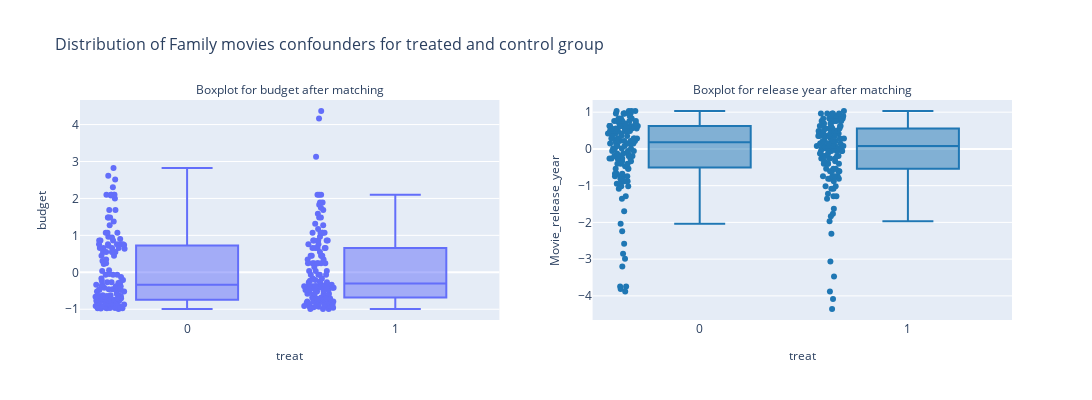

The code cell stored with this chart in its notebook:
### Markdown cell above
Let's check that the main bias are well balanced between the two groups after matching.

### Code cell
confounder_distribution(balanced_family_movies, 'treat' ,'budget', 'Movie_release_year', balanced=True)
print_mean_std(balanced_treatment, balanced_control, 'budget')
print_mean_std(balanced_treatment, balanced_control, 'Movie_release_year')

### Figure 1 — Plotly figure (JSON) as saved in the notebook; plotly's stock layout.template omitted (floating-point values rounded to 4 significant figures; data arrays with more than 128 entries replaced by an {"elided": "..."} marker saying what was removed)
{"data": [{"alignmentgroup": "True", "boxpoints": "all", "hovertemplate": "treat=%{x}<br>budget=%{y}<extra></extra>", "legendgroup": "", "marker": {"color": "#636efa"}, "name": "", "notched": false, "offsetgroup": "", "orientation": "v", "showlegend": false, "type": "box", "x": {"elided": "264 int values"}, "x0": " ", "xaxis": "x", "y": {"elided": "264 float values"}, "y0": " ", "yaxis": "y"}, {"alignmentgroup": "True", "boxpoints": "all", "hovertemplate": "treat=%{x}<br>Movie_release_year=%{y}<extra></extra>", "legendgroup": "", "marker": {"color": "#1f77b4"}, "name": "", "notched": false, "offsetgroup": "", "orientation": "v", "showlegend": false, "type": "box", "x": {"elided": "264 int values"}, "x0": " ", "xaxis": "x2", "y": {"elided": "264 float values"}, "y0": " ", "yaxis": "y2"}], "layout": {"annotations": [{"font": {"size": 12}, "showarrow": false, "text": "Boxplot for budget after matching", "x": 0.225, "xanchor": "center", "xref": "paper", "y": 1, "yanchor": "bottom", "yref": "paper"}, {"font": {"size": 12}, "showarrow": false, "text": "Boxplot for release year after matching", "x": 0.775, "xanchor": "center", "xref": "paper", "y": 1, "yanchor": "bottom", "yref": "paper"}], "height": 400, "showlegend": true, "title": {"font": {"size": 16}, "text": "Distribution of Family movies confounders for treated and control group"}, "width": 1100, "xaxis": {"anchor": "y", "domain": [0, 0.45], "title": {"font": {"size": 12}, "text": "treat"}}, "xaxis2": {"anchor": "y2", "domain": [0.55, 1], "title": {"font": {"size": 12}, "text": "treat"}}, "yaxis": {"anchor": "x", "domain": [0, 1], "title": {"font": {"size": 12}, "text": "budget"}}, "yaxis2": {"anchor": "x2", "domain": [0, 1], "title": {"font": {"size": 12}, "text": "Movie_release_year"}}}}
